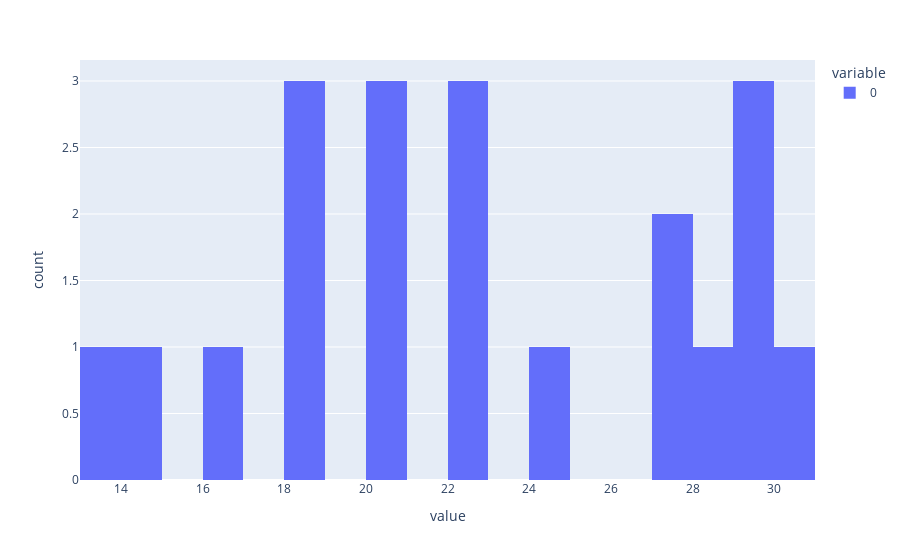

This figure's notebook cell:
### Markdown cell above
#### 3.5.2 Data Visualisation

We can also perform visualisation funcitons on our series level data. We'll now go over two visualisation functions which can be performed; histogram and kernel density estimation.

##### 3.5.2.1 Histogram

To generate a histogram from a series, we employ the <code>visualization_api</code> component of the orchestrator client. When using the <code>histogram</code> function we supply two parameters:

- The <code>id</code> of the series in question
- <code>bin_count</code>; the number of bins we'd like to sort our data into

We recieve a <code>dict</code> back from the client containing multiple entries. To create the visualisation we must query for the 'figure' key and supply this to <code>plotly</code> as shown below.

### Code cell
from smart_broker_api import visualization_api
import plotly.graph_objects as go

dict_of_fig = visualization_api.histogram(session, series_1_id, 20)
fig = go.Figure(dict_of_fig["figure"])
fig.show()

# TODO: This is ugly UX. Researcher shouldn't have to fish out 'figure' from the json
# Why aren't all steps held inside the client? ADD TO TECH DEBT

### Figure 1 — Plotly figure (JSON) as saved in the notebook; plotly's stock layout.template omitted (floating-point values rounded to 4 significant figures)
{"data": [{"alignmentgroup": "True", "bingroup": "x", "hovertemplate": "variable=0<br>value=%{x}<br>count=%{y}<extra></extra>", "legendgroup": "0", "marker": {"color": "#636efa", "pattern": {"shape": ""}}, "name": "0", "nbinsx": 20, "offsetgroup": "0", "orientation": "v", "showlegend": true, "type": "histogram", "x": [30.1, 29.44, 16.33, 20.07, 24.84, 27.83, 13.19, 18.53, 22.12, 27.72, 18.6, 29.05, 29.32, 14.83, 20.76, 23.0, 22.34, 28.86, 18.1, 20.27], "xaxis": "x", "yaxis": "y"}], "layout": {"barmode": "relative", "legend": {"title": {"text": "variable"}, "tracegroupgap": 0}, "margin": {"t": 60}, "xaxis": {"anchor": "y", "domain": [0, 1], "title": {"text": "value"}}, "yaxis": {"anchor": "x", "domain": [0, 1], "title": {"text": "count"}}}}
